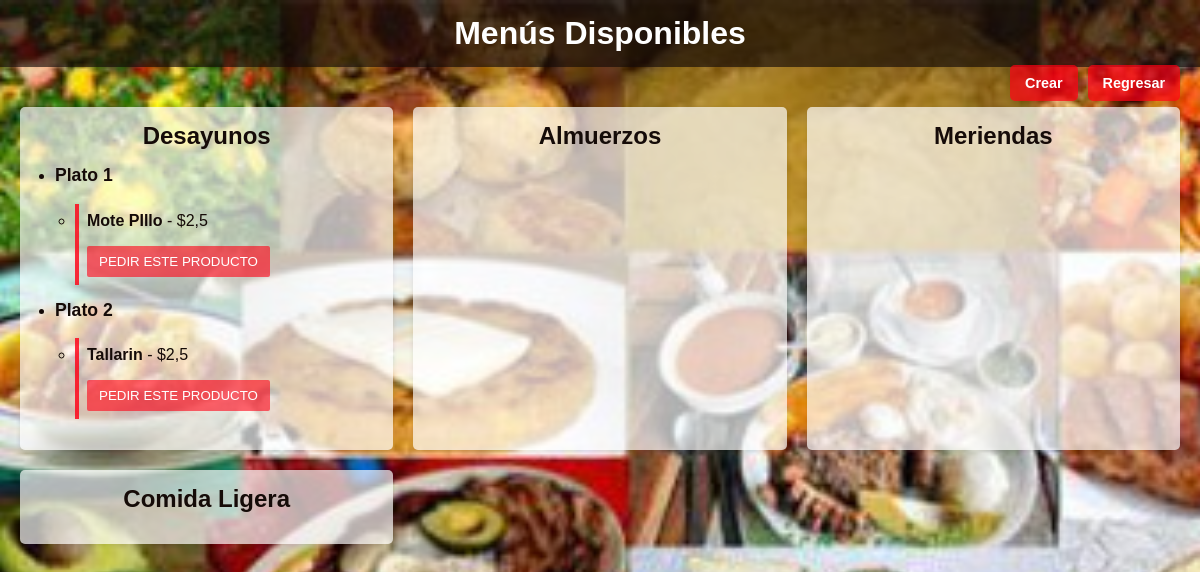
/menuvista/, run on the app's committed database.
### menus/models.py (models this page shows, shortened)
class Menu(models.Model):
    nombre = models.CharField(max_length=50)
    estado = models.BooleanField()

class Categoria(models.Model):
    nombre = models.CharField(max_length=50)
    menu = models.ForeignKey(Menu, on_delete=models.CASCADE, related_name='categorias')

class Producto(models.Model):
    nombre = models.CharField(max_length=50)
    descripcion = models.CharField(max_length=50)
    precio = models.FloatField()
    categoria = models.ForeignKey(Categoria, on_delete=models.CASCADE, related_name='productos')

### menus/views.py (the view)
# urls.py: path('menuvista/', menus_views.menuvista, name='menuvista'),
def menuvista(request):
    is_admin = request.user.is_staff or request.user.is_superuser
    menus_activos = Menu.objects.filter(estado=True)
    menu_estructura = []
    for menu in menus_activos:
        categorias = Categoria.objects.filter(menu=menu)  # Categorías asociadas a este menú
        categorias_estructura = []
        for categoria in categorias:
            productos = Producto.objects.filter(categoria=categoria).values(
                 'nombre', 'precio',
            )
            categorias_estructura.append({
                'nombre': categoria.nombre,
                'productos': list(productos),
            })
        menu_estructura.append({
            'nombre': menu.nombre,
            'categorias': categorias_estructura,
        })
    if request.headers.get('x-requested-with') == 'XMLHttpRequest':
        return JsonResponse({'menus': menu_estructura})
    return render(request, 'menuvista.html', {
        'menuestructura': menu_estructura,
        'is_admin': is_admin,
    })

### templates/menuvista.html (shortened to what this page needs)
{% load static %}
<!DOCTYPE html>
<html lang="es">
<head>
    <link rel="stylesheet" href="{% static 'css/menuvista.css' %}">
</head>
<body>
<h1>Menús Disponibles</h1>
<div class="admin-actions">
    <a href="{% url 'realizarpedido' %}"> Crear</a>
    <a href="{% url 'home' %}"> Regresar</a>
</div>
<div class="menu-grid">
    {% for menu_item in menuestructura %}
        <div class="menu-item">
            <h2>{{ menu_item.nombre }}</h2>
            <ul>
                {% for categoria_item in menu_item.categorias %}
                    <li>
                        <h3>{{ categoria_item.nombre }}</h3>
                        <ul>
                            {% for producto in categoria_item.productos %}
                                <li class="producto">
                                    <strong>{{ producto.nombre }}</strong> - ${{ producto.precio }}
                                    <form method="post" action="{% url 'realizarpedido' %}">
                                        <button type="submit">Pedir este producto</button>
                                    </form>
                                </li>
                            {% endfor %}
                        </ul>
                    </li>
                {% endfor %}
            </ul>
        </div>
    {% endfor %}
</div>
</body>
</html>

### Restaurante/static/css/menuvista.css (style rules this page uses)
body { font-family: Arial, sans-serif; margin: 0; padding: 0; color: #150b08; background: url('./images/comidaECU.jpg') no-repeat center center fixed; background-size: cover; }
h1 { text-align: center; background-color: rgba(21, 11, 8, 0.65); color: white; padding: 15px 0; margin: 0; position: relative; }
.admin-actions { position: absolute; top: 65px; right: 20px; display: flex; gap: 10px; }
.admin-actions a { background-color: rgba(255, 0, 21, 0.71); color: #ffffff; text-decoration: none; padding: 10px 15px; border-radius: 5px; font-weight: bold; font-size: 0.9rem; box-shadow: 0px 2px 5px rgba(0, 0, 0, 0.1); transition: background-color 0.3s ease; }
.menu-grid { display: grid; grid-template-columns: repeat(3, 1fr); gap: 20px; padding: 20px; max-width: 1200px; margin: 20px auto; background-color: rgba(255, 255, 255, 0); border-radius: 10px; box-shadow: 0px 2px 10px rgba(255, 255, 255, 0); }
.menu-item { background-color: rgba(255, 255, 255, 0.68); padding: 15px; border-radius: 5px; box-shadow: 0px 2px 5px rgba(0, 0, 0, 0.1); transition: transform 0.2s ease-in-out; }
h2 { margin: 0; color: #150b08; font-size: 1.5rem; text-align: center; }
.menu-item ul { margin-top: 10px; padding-left: 20px; }
.menu-item h3 { font-size: 1.1rem; margin-top: 15px; color: #150b08; }
.producto { padding: 8px; border-left: 4px solid rgba(255, 0, 21, 0.82); margin: 5px 0; }
button { background-color: rgba(255, 0, 21, 0.6); color: white; border: none; padding: 8px 12px; text-transform: uppercase; border-radius: 2px; cursor: pointer; }

### data on the page
Menu: nombre "Desayunos"
Categoria: nombre "Plato 1"
Producto: nombre "Mote PIllo", precio "2,5"
Categoria: nombre "Plato 2"
Producto: nombre "Tallarin", precio "2,5"
Menu: nombre "Almuerzos"
Menu: nombre "Meriendas"
Menu: nombre "Comida Ligera"
